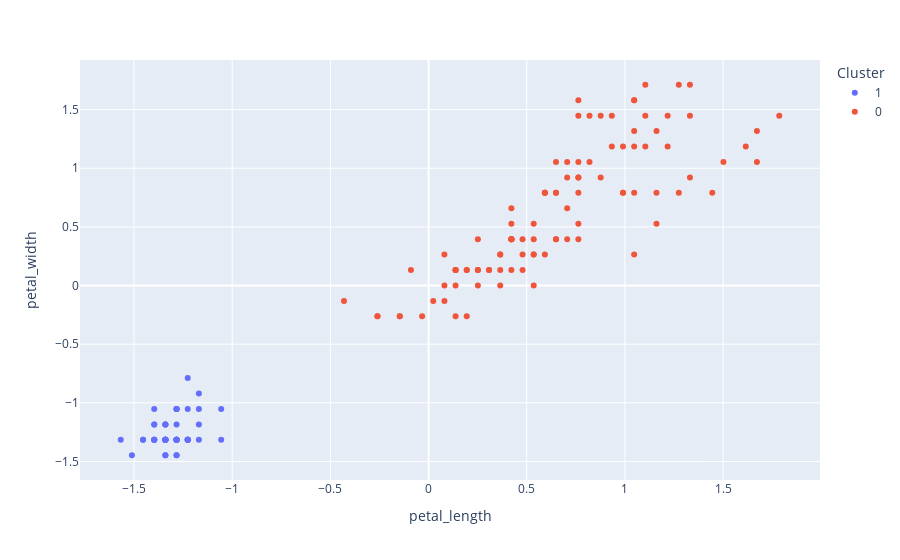

The code cell stored with this chart in its notebook:
### Code cell
kmeans = KMeans(2)
kmeans.fit(x)
clusters_identificados = kmeans.fit_predict(x)
datos_con_clusters = datos.copy()
datos_con_clusters['petal_length'] = x.T[0]
datos_con_clusters['petal_width'] = x.T[1]
datos_con_clusters['Cluster'] = clusters_identificados
datos_con_clusters["Cluster"] = datos_con_clusters["Cluster"].astype("category")
fig = px.scatter(datos_con_clusters, 
                 x = "petal_length", 
                 y = "petal_width", 
                 color = "Cluster",
#                 size = '', 
                )
fig.show()
